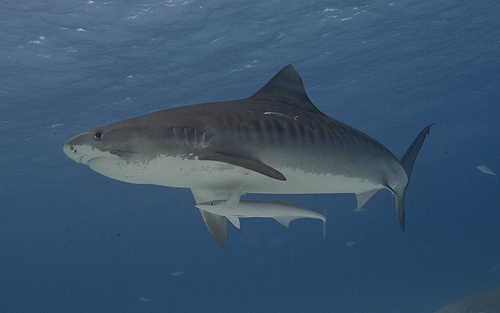
#> input picture basic_models/Alexnet/tiger_shark.JPEG, 500 x 313 px
$ python image_to_text.py
#> lines starting #> are read from the running program, lines starting #| are printed output that depends on the picture
#!/usr/bin/python3
import cv2

def convert_image_to_text(in_path, out_path):
#> called with in_path = 'tiger_shark.JPEG', out_path = 'input_ts11.txt'
    img = cv2.imread(in_path)
#> img is the input picture: shape (313, 500, 3); mean B, G, R 109.3, 83.5, 57.8
    if img.shape != (224, 224, 3):
        img = cv2.resize(img, (224, 224), interpolation=cv2.INTER_LANCZOS4)
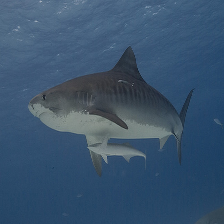
#> img: shape (224, 224, 3); mean B, G, R 109.3, 83.5, 57.8

    #img.shape[0]: height, img.shape[1]: width, img.shape[2]: channel
    rgb_result=[]
    for i in range(img.shape[0]):
        for j in range(img.shape[1]):
            rgb_result.append(img[i,j][2])
            rgb_result.append(img[i,j][1])
            rgb_result.append(img[i,j][0])
#> after the loop, rgb_result = 150528 items
    print(len(rgb_result))
#| 150528
    out = open(out_path, "w")
    for num in rgb_result:
        out.write("%f\n"%num)
#> this loop made 150528 passes
#> num on passes 1 to 3: 84, 105, 132
    print("Finished convert.")
    out.close()

if __name__ == '__main__':
    convert_image_to_text("tiger_shark.JPEG", "input_ts11.txt")

$ run again, with basic_models/Alexnet/cat.jpg copied over basic_models/Alexnet/tiger_shark.JPEG
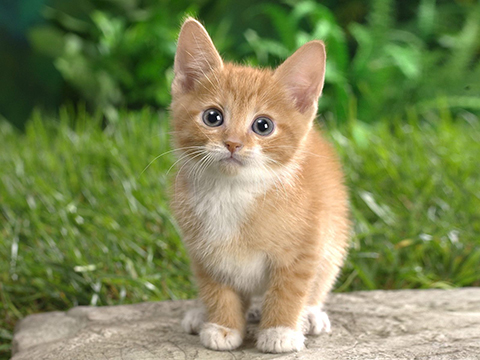
#> input picture basic_models/Alexnet/cat.jpg, 480 x 360 px
#> in convert_image_to_text, img is the input picture: shape (360, 480, 3); mean B, G, R 85.7, 136, 125.8
#> in convert_image_to_text, `img = cv2.resize(img, (224, 224), interpolation=cv2.INTER_LANCZOS4)`:
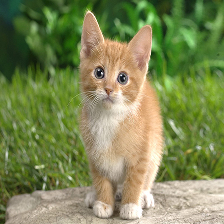
#> img: shape (224, 224, 3); mean B, G, R 85.6, 136, 125.7
#> after the loop in convert_image_to_text, `for i in range(img.shape[0]):`: rgb_result = 150528 items
#| 150528
#> the loop in convert_image_to_text, `for num in rgb_result:` made 150528 passes
#> num on passes 1 to 3: 27, 58, 51
